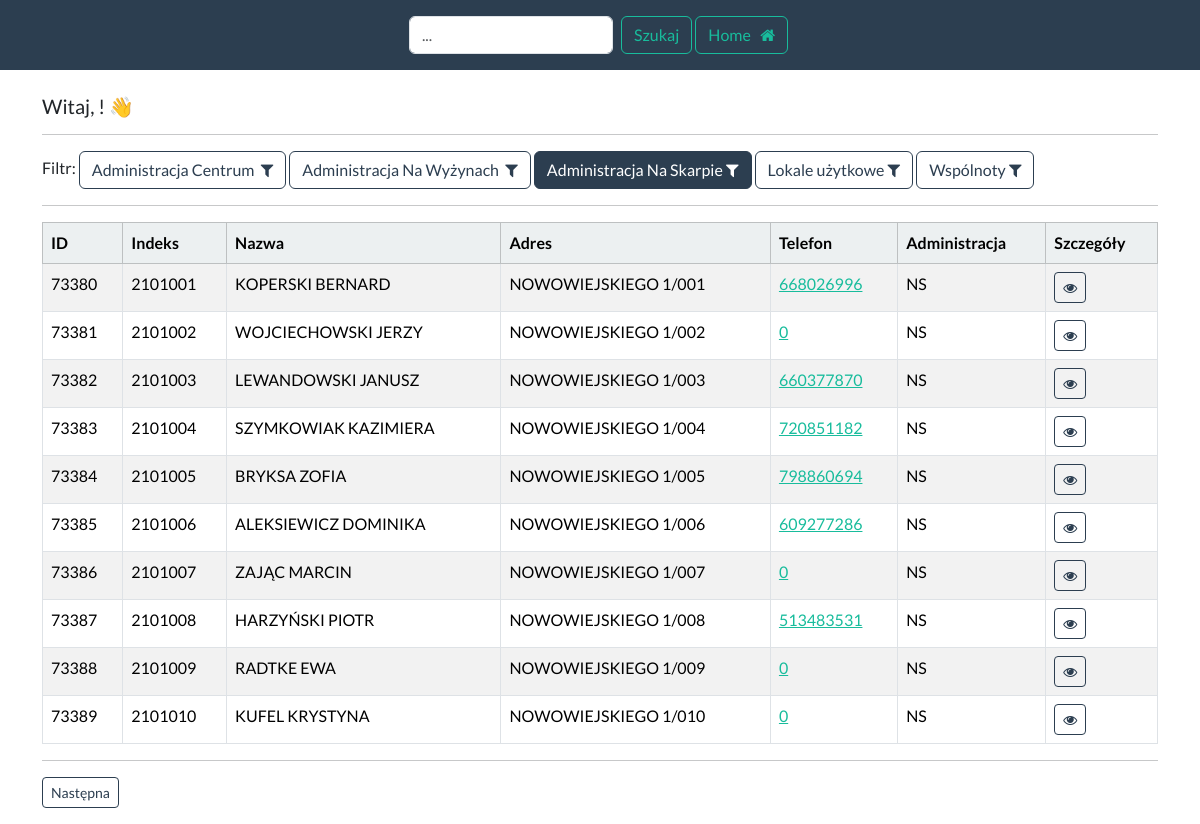
Page /telefony/dashboard_ns (signed in) on the earlier database version.
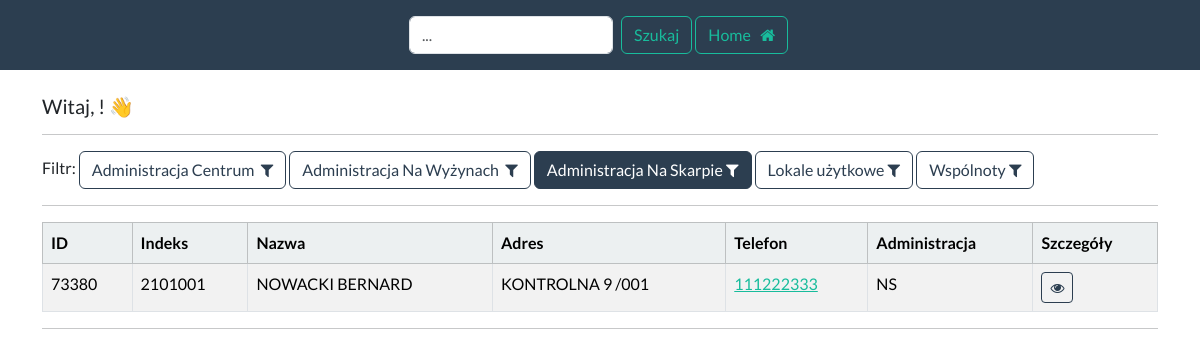
Same page on the later database version.
### telefony/models.py (models this page shows, shortened)
class Mieszkaniec(models.Model):
    data_utworzenia = models.CharField(max_length=15, blank=True)
    indeks = models.CharField(max_length=7, blank=True)
    nazwa = models.CharField(max_length=255, blank=True)
    adres = models.CharField(max_length=255, blank=True)
    klatka = models.CharField(max_length=2, blank=True)
    telefon = models.CharField(max_length=20, blank=True)
    telefon2 = models.CharField(max_length=20, blank=True)
    telefon3 = models.CharField(max_length=20, blank=True)
    symbol_budynku = models.CharField(max_length=4, blank=True)
    tak = "tak"
    nie = "nie"
    zgoda_wybor = [
        (tak, "tak"),
        (nie, "nie")
    ]
    zgoda = models.CharField(
        max_length=3,
        choices=zgoda_wybor,
        default=tak,
    )
    ce = "CE"
    nw = "NW"
    ns = "NS"
    administracja_wybor = [
        (ns, "NS"),
        (nw, "NW"),
        (ce, "CE")
    ]
    administracja = models.CharField(
        max_length=2,
        choices=administracja_wybor,
        default=ce,
    )
    content = models.TextField(max_length=160, blank=True, null=True)
    phone = models.TextField(blank=True, null=True)

### telefony/views.py (the view)
# urls.py: path("dashboard_ns", views.dashboard_ns,
@login_required(login_url="login")
def dashboard_ns(request):
	my_records = Mieszkaniec.objects.all().filter(administracja="NS")
	p = Paginator(Mieszkaniec.objects.all().filter(administracja="NS"), 10)
	page = request.GET.get("page")
	my_record = p.get_page(page)
	return render(request, "dashboard-ns.html", {"records": my_records, "my_record": my_record})

### telefony/templates/dashboard-ns.html (shortened to what this page needs)
{% extends 'base-telefony-ns.html' %}
{% block content %}
    <h5> Witaj, {{ user.first_name }} {{ user.last_name }}! 👋 </h5>
    <hr>
    Filtr:
    <a class="btn btn-outline-primary" href="{% url 'dashboard_ce' %}">Administracja Centrum &nbsp;<i
            class="fa fa-filter"
            aria-hidden="true"></i> </a>
    <a class="btn btn-outline-primary" href="{% url 'dashboard_nw' %}">Administracja Na Wyżynach &nbsp;<i
            class="fa fa-filter"
            aria-hidden="true"></i> </a>
    <a class="btn btn-primary" href="{% url 'dashboard_ns' %}">Administracja Na Skarpie&nbsp;<i
            class="fa fa-filter"
            aria-hidden="true"></i> </a>
    <a class="btn btn-outline-primary" href="{% url 'dashboard_lu' %}">Lokale użytkowe&nbsp;<i
            class="fa fa-filter"
            aria-hidden="true"></i> </a>
    <a class="btn btn-outline-primary" href="{% url 'dashboard_w' %}">Wspólnoty&nbsp;<i
            class="fa fa-filter"
            aria-hidden="true"></i> </a>
    <hr>
    <table class="table  table-bordered table-striped" id="sample_data">
        <thead class="table-light">
        <tr>
            <th scope="col"> ID</th>
            <th scope="col"> Indeks</th>
            <th scope="col"> Nazwa</th>
            <th scope="col"> Adres</th>
            <th scope="col"> Telefon</th>
            <th scope="col"> Administracja</th>
            <th scope="col"> Szczegóły</th>
        </tr>
        </thead>
        <tbody>
        {% for record in my_record %}
            <tr>
                <td> {{ record.id }} </td>
                <td> {{ record.indeks }} </td>
                <td> {{ record.nazwa }}</td>
                <td> {{ record.adres }} </td>
                <td> <a href="{{ record.telefon }}">{{ record.telefon }}</a> </td>
                <td> {{ record.administracja }} </td>
                <td><a class="btn btn-outline-primary btn-sm" href="{% url 'view_telefony' record.id %}">
                    <i class="fa fa-eye" aria-hidden="true"></i> </a></td>
            </tr>
        {% endfor %}
        </tbody>
    </table>
    <hr>
    <nav aria-label="Page navigation example">
        <ul class="pagination">
            {% if my_record.has_next %}
                <a class="btn btn-outline-primary btn-sm" href="?page={{ my_record.next_page_number }}">Następna</a>
            {% endif %}
        </ul>
    </nav>
{% endblock %}

Differences in the rows shown:
removed Mieszkaniec: id "73381", indeks "2101002", nazwa "WOJCIECHOWSKI JERZY", adres "NOWOWIEJSKIEGO 1/002", telefon "0", administracja "NS"
removed Mieszkaniec: id "73382", indeks "2101003", nazwa "LEWANDOWSKI JANUSZ", adres "NOWOWIEJSKIEGO 1/003", telefon "660377870", administracja "NS"
removed Mieszkaniec: id "73383", indeks "2101004", nazwa "SZYMKOWIAK KAZIMIERA", adres "NOWOWIEJSKIEGO 1/004", telefon "720851182", administracja "NS"
removed Mieszkaniec: id "73384", indeks "2101005", nazwa "BRYKSA ZOFIA", adres "NOWOWIEJSKIEGO 1/005", telefon "798860694", administracja "NS"
removed Mieszkaniec: id "73385", indeks "2101006", nazwa "ALEKSIEWICZ DOMINIKA", adres "NOWOWIEJSKIEGO 1/006", telefon "609277286", administracja "NS"
removed Mieszkaniec: id "73386", indeks "2101007", nazwa "ZAJĄC MARCIN", adres "NOWOWIEJSKIEGO 1/007", telefon "0", administracja "NS"
removed Mieszkaniec: id "73387", indeks "2101008", nazwa "HARZYŃSKI PIOTR", adres "NOWOWIEJSKIEGO 1/008", telefon "513483531", administracja "NS"
removed Mieszkaniec: id "73388", indeks "2101009", nazwa "RADTKE EWA", adres "NOWOWIEJSKIEGO 1/009", telefon "0", administracja "NS"
removed Mieszkaniec: id "73389", indeks "2101010", nazwa "KUFEL KRYSTYNA", adres "NOWOWIEJSKIEGO 1/010", telefon "0", administracja "NS"
changed Mieszkaniec "NS": nazwa "KOPERSKI BERNARD" → "NOWACKI BERNARD"; adres "NOWOWIEJSKIEGO 1/001" → "KONTROLNA 9 /001"; telefon "668026996" → "111222333"
Other differences:
text no longer shown: "Następna"
